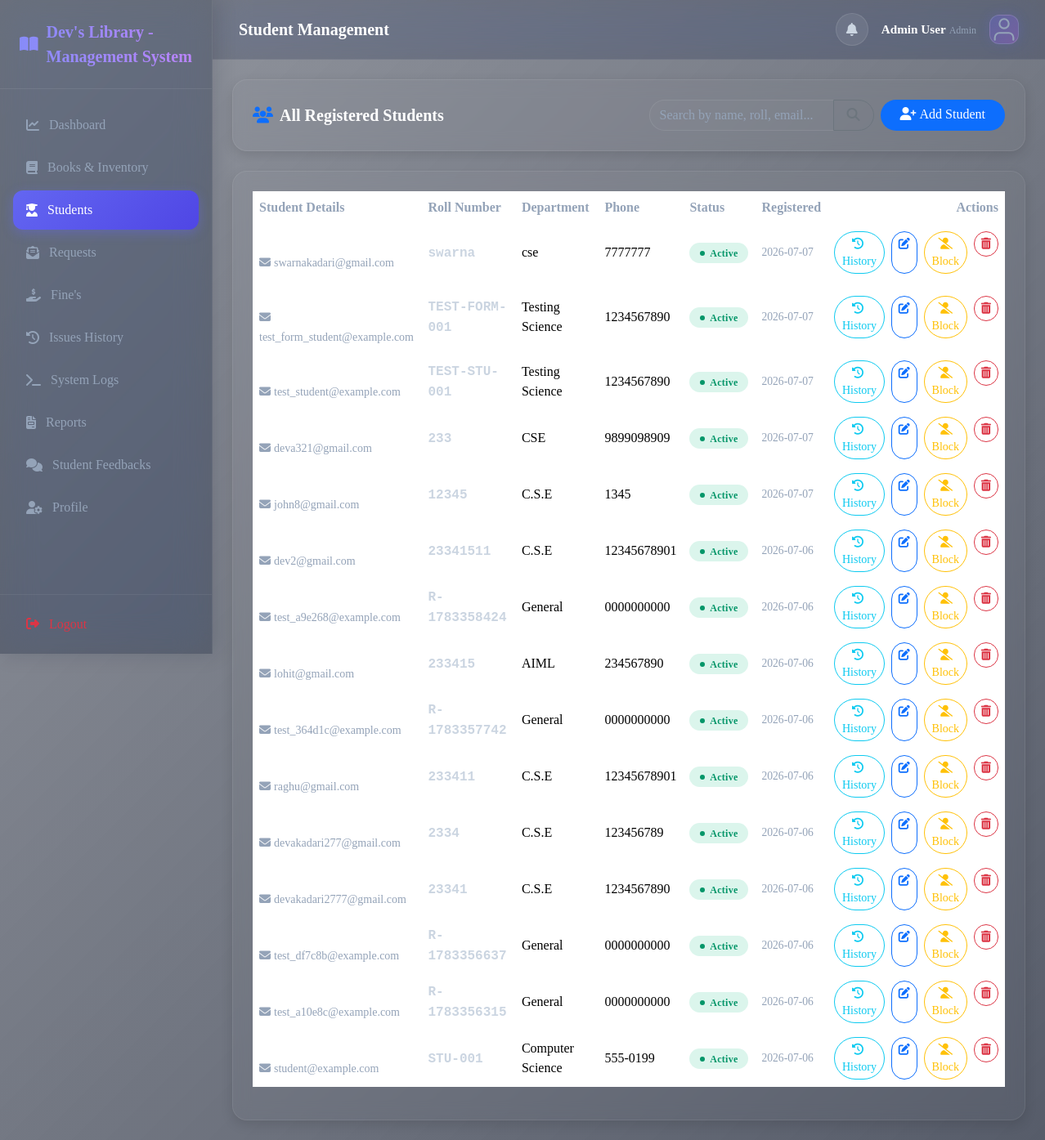
The app's page /students (signed in) with its own data.
### models.py (models this page shows, shortened)
class Admin(db.Model, UserMixin):
    __tablename__ = 'admins'
    id = db.Column(db.Integer, primary_key=True)
    full_name = db.Column(db.String(120), nullable=False)
    email = db.Column(db.String(120), unique=True, nullable=False)
    password_hash = db.Column(db.String(200), nullable=False)
    created_at = db.Column(db.DateTime, default=datetime.utcnow)
    image = db.Column(db.String(200), default='default-avatar.svg')
    @property
    def is_admin(self):
        return True
    @property
    def user_type(self):
        return 'Admin'

class Student(db.Model, UserMixin):
    __tablename__ = 'students'
    id = db.Column(db.Integer, primary_key=True)
    full_name = db.Column(db.String(120), nullable=False)
    email = db.Column(db.String(120), unique=True, nullable=False)
    password_hash = db.Column(db.String(200), nullable=False)
    roll_number = db.Column(db.String(50), unique=True, nullable=False)
    department = db.Column(db.String(120), nullable=False)
    phone = db.Column(db.String(20), nullable=False)
    address = db.Column(db.String(300), nullable=True)
    is_blocked = db.Column(db.Boolean, default=False)
    created_at = db.Column(db.DateTime, default=datetime.utcnow)
    image = db.Column(db.String(200), default='default-avatar.svg')
    issues = db.relationship('IssuedBook', backref='student', cascade='all, delete-orphan', lazy=True)
    requests = db.relationship('BookRequest', backref='student', cascade='all, delete-orphan', lazy=True)
    fines = db.relationship('FineRecord', backref='student', cascade='all, delete-orphan', lazy=True)
    transactions = db.relationship('Transaction', backref='student', cascade='all, delete-orphan', lazy=True)
    notifications = db.relationship('Notification', backref='student', cascade='all, delete-orphan', lazy=True)

### routes.py (the view, shortened to what this page needs)
@main.route('/students')
@login_required
@admin_required
def students_view():
    update_outstanding_fines()
    query = Student.query
    search = request.args.get('search', '').strip()
    students = query.order_by(Student.created_at.desc()).all()
    return render_template('students.html', students=students)

### models.py (called while the page is built)
@login_manager.user_loader
def load_user(user_id):
    if not user_id:
        return None
    user_type, _, uid = user_id.partition(':')
    if not uid.isdigit():
        return None
    if user_type == 'student':
        return Student.query.get(int(uid))
    if user_type == 'admin':
        return Admin.query.get(int(uid))
    return None

### routes.py (called while the page is built)
def admin_required(f):
    from functools import wraps
    @wraps(f)
    def decorated_function(*args, **kwargs):
        if not current_user.is_authenticated or not current_user.is_admin:
            flash('Access denied. Administrator privileges required.', 'danger')
            return redirect(url_for('main.dashboard'))
        return f(*args, **kwargs)
    return decorated_function

### utils.py (called while the page is built, shortened)
def update_outstanding_fines():
    from models import IssuedBook, FineRecord
    now = datetime.utcnow()
    overdue_issues = IssuedBook.query.filter(
        IssuedBook.status == 'Issued',
        IssuedBook.due_date < now
    ).all()
    try:
        db.session.commit()
    except Exception:
        db.session.rollback()

### templates/students.html (shortened to what this page needs)
{% extends 'base.html' %}
{% block page_title %}Student Management{% endblock %}
{% block content %}
<div class="card-glass p-4 mb-4">
  <div class="d-flex flex-wrap justify-content-between align-items-center gap-3">
    <h5 class="fw-bold m-0"><i class="fas fa-users me-2 text-primary"></i>All Registered Students</h5>
    <div class="d-flex gap-2">
      <form method="GET" action="{{ url_for('main.students_view') }}" class="d-flex align-items-center">
        <div class="input-group">
          <input type="text" name="search" class="form-control rounded-start-pill" placeholder="Search by name, roll, email..." value="{{ request.args.get('search', '') }}">
          <button class="btn btn-outline-secondary rounded-end-pill px-3" type="submit"><i class="fas fa-search"></i></button>
        </div>
      </form>
      <a href="{{ url_for('main.add_student') }}" class="btn btn-primary rounded-pill bg-primary-gradient border-0 px-4">
        <i class="fas fa-user-plus me-1"></i>Add Student
      </a>
    </div>
  </div>
</div>
<div class="card-glass p-4">
  <div class="table-responsive">
    <table class="table table-hover align-middle">
      <thead>
        <tr>
          <th>Student Details</th>
          <th>Roll Number</th>
          <th>Department</th>
          <th>Phone</th>
          <th>Status</th>
          <th>Registered</th>
          <th class="text-end">Actions</th>
        </tr>
      </thead>
      <tbody>
        {% for student in students %}
          <tr>
            <td>
              <div class="fw-bold text-dark">{{ student.full_name }}</div>
              <small class="text-muted"><i class="fas fa-envelope me-1"></i>{{ student.email }}</small>
            </td>
            <td>
              <span class="font-monospace fw-bold text-secondary">{{ student.roll_number }}</span>
            </td>
            <td>{{ student.department }}</td>
            <td>{{ student.phone }}</td>
            <td>
              {% if student.is_blocked %}
                <span class="badge badge-status badge-blocked">Blocked</span>
              {% else %}
                <span class="badge badge-status badge-active">Active</span>
              {% endif %}
            </td>
            <td style="font-size: 0.85rem;" class="text-muted">{{ student.created_at.strftime('%Y-%m-%d') }}</td>
            <td class="text-end">
              <div class="d-flex justify-content-end gap-2">
                <a href="{{ url_for('main.student_history', student_id=student.id) }}" class="btn btn-sm btn-outline-info rounded-pill" title="Borrowing History">
                  <i class="fas fa-history me-1"></i>History
                </a>
                <a href="{{ url_for('main.edit_student', student_id=student.id) }}" class="btn btn-sm btn-outline-primary rounded-pill" title="Edit Student">
                  <i class="fas fa-edit"></i>
                </a>
                <form action="{{ url_for('main.toggle_block_student', student_id=student.id) }}" method="POST" class="d-inline">
                  {% if student.is_blocked %}
                    <button type="submit" class="btn btn-sm btn-outline-success rounded-pill" title="Unblock Student">
                      <i class="fas fa-user-check"></i> Unblock
                    </button>
                  {% else %}
                    <button type="submit" class="btn btn-sm btn-outline-warning rounded-pill" title="Block Student">
                      <i class="fas fa-user-slash"></i> Block
                    </button>
                  {% endif %}
                </form>
                <form action="{{ url_for('main.delete_student', student_id=student.id) }}" method="POST" class="d-inline" onsubmit="return confirm('Are you sure you want to delete this student account permanently? This cannot be undone.');">
                  <button type="submit" class="btn btn-sm btn-outline-danger rounded-pill" title="Delete Account">
                    <i class="fas fa-trash-alt"></i>
                  </button>
                </form>
              </div>
            </td>
          </tr>
        {% else %}
          <tr>
            <td colspan="7" class="text-center text-muted py-4">No students registered yet or matches the search criteria.</td>
          </tr>
        {% endfor %}
      </tbody>
    </table>
  </div>
</div>
{% endblock %}

### templates/base.html (shortened to what this page needs)
<!DOCTYPE html>
<html lang="en">
<head>
  <link href="https://cdnjs.cloudflare.com/ajax/libs/font-awesome/6.4.0/css/all.min.css" rel="stylesheet" />
  <link href="https://cdnjs.cloudflare.com/ajax/libs/bootstrap/5.3.3/css/bootstrap.min.css" rel="stylesheet" />
  <link rel="stylesheet" href="{{ url_for('static', filename='css/app.css') }}" />
</head>
<body class="dashboard-page">
  <div class="app-wrapper">
    <aside class="sidebar">
      <div class="brand">
        <i class="fas fa-book-open"></i>
        <span> Dev's Library - Management System</span>
      </div>
      <ul class="sidebar-menu">
        {% if current_user.is_authenticated %}
        {% if current_user.is_admin %}
        <li class="{% if request.endpoint == 'main.dashboard' %}active{% endif %}">
          <a href="{{ url_for('main.dashboard') }}"><i class="fas fa-chart-line"></i> Dashboard</a>
        </li>
        <li class="{% if request.endpoint in ['main.books', 'main.add_book', 'main.edit_book'] %}active{% endif %}">
          <a href="{{ url_for('main.books') }}"><i class="fas fa-book"></i> Books & Inventory</a>
        </li>
        <li
          class="{% if request.endpoint in ['main.students_view', 'main.add_student', 'main.edit_student', 'main.student_history'] %}active{% endif %}">
          <a href="{{ url_for('main.students_view') }}"><i class="fas fa-user-graduate"></i> Students</a>
        </li>
        <li class="{% if request.endpoint == 'main.admin_requests' %}active{% endif %}">
          <a href="{{ url_for('main.admin_requests') }}">
            <i class="fas fa-envelope-open-text"></i> Requests
          </a>
        </li>
        <li class="{% if request.endpoint == 'main.fines_view' %}active{% endif %}">
          <a href="{{ url_for('main.fines_view') }}"><i class="fas fa-hand-holding-usd"></i> Fine's</a>
        </li>
        <li class="{% if request.endpoint == 'main.history' and not student_id %}active{% endif %}">
          <a href="{{ url_for('main.history') }}"><i class="fas fa-history"></i> Issues History</a>
        </li>
        <li class="{% if request.endpoint == 'main.logs_view' %}active{% endif %}">
          <a href="{{ url_for('main.logs_view') }}"><i class="fas fa-terminal"></i> System Logs</a>
        </li>
        <li class="{% if request.endpoint == 'main.reports_view' %}active{% endif %}">
          <a href="{{ url_for('main.reports_view') }}"><i class="fas fa-file-invoice"></i> Reports</a>
        </li>
        <li class="{% if request.endpoint == 'main.admin_feedback_view' %}active{% endif %}">
          <a href="{{ url_for('main.admin_feedback_view') }}"><i class="fas fa-comments"></i> Student Feedbacks</a>
        </li>
        <li class="{% if request.endpoint == 'main.profile' %}active{% endif %}">
          <a href="{{ url_for('main.profile') }}"><i class="fas fa-user-cog"></i> Profile</a>
        </li>
        {% endif %}
        {% endif %}
      </ul>
      <div class="sidebar-footer">
        <a href="{{ url_for('main.logout') }}" class="btn btn-outline-danger w-100 border-0 text-start ps-3 py-2">
          <i class="fas fa-sign-out-alt me-2"></i> Logout
        </a>
      </div>
    </aside>
    <main class="main-content">
      <nav class="top-navbar">
        <div class="d-flex align-items-center">
          <h1 class="page-title">
            {% block page_title %}Dashboard{% endblock %}
          </h1>
        </div>
        <div class="d-flex align-items-center gap-3">
          {% if current_user.is_authenticated %}
          <a href="{{ url_for('main.notifications') }}" class="btn btn-light position-relative p-2 rounded-circle"
            style="width:40px; height:40px;">
            <i class="fas fa-bell text-secondary"></i>
          </a>
          <div class="d-flex flex-column text-end d-none d-sm-block">
            <span class="fw-bold" style="font-size:0.95rem;">{{ current_user.full_name }}</span>
            <span class="text-muted" style="font-size:0.75rem;">{{ current_user.user_type }}</span>
          </div>
          <a href="{{ url_for('main.profile') }}">
            <img class="profile-avatar-circle"
              src="{{ url_for('static', filename='images/' + (current_user.image or 'default-avatar.svg')) }}"
              style="width:36px; height:36px; border-radius:12px; object-fit:cover; border: 1px solid rgba(255, 255, 255, 0.15); background: rgba(255,255,255,0.08);"
              alt="Avatar">
          </a>
          {% endif %}
        </div>
      </nav>
      <div class="container-fluid p-4">
        {% block content %}{% endblock %}
      </div>
    </main>
  </div>
</body>
</html>

### records on screen
Admin: full_name "Admin User", image (placeholder picture)
Student: email "swarnakadari@gmail.com", roll_number "swarna", department "cse", phone "7777777", is_blocked "Active", created_at "2026-07-07"
Student: email "test_form_student@example.com", roll_number "TEST-FORM-001", department "Testing Science", phone "1234567890", is_blocked "Active", created_at "2026-07-07"
Student: email "test_student@example.com", roll_number "TEST-STU-001", department "Testing Science", phone "1234567890", is_blocked "Active", created_at "2026-07-07"
Student: email "deva321@gmail.com", roll_number "233", department "CSE", phone "9899098909", is_blocked "Active", created_at "2026-07-07"
Student: email "john8@gmail.com", roll_number "12345", department "C.S.E", phone "1345", is_blocked "Active", created_at "2026-07-07"
Student: email "dev2@gmail.com", roll_number "23341511", department "C.S.E", phone "12345678901", is_blocked "Active", created_at "2026-07-06"
Student: email "test_a9e268@example.com", roll_number "R-1783358424", department "General", phone "0000000000", is_blocked "Active", created_at "2026-07-06"
Student: email "lohit@gmail.com", roll_number "233415", department "AIML", phone "234567890", is_blocked "Active", created_at "2026-07-06"
Student: email "test_364d1c@example.com", roll_number "R-1783357742", department "General", phone "0000000000", is_blocked "Active", created_at "2026-07-06"
Student: email "raghu@gmail.com", roll_number "233411", department "C.S.E", phone "12345678901", is_blocked "Active", created_at "2026-07-06"
Student: email "devakadari277@gmail.com", roll_number "2334", department "C.S.E", phone "123456789", is_blocked "Active", created_at "2026-07-06"
Student: email "devakadari2777@gmail.com", roll_number "23341", department "C.S.E", phone "1234567890", is_blocked "Active", created_at "2026-07-06"
Student: email "test_df7c8b@example.com", roll_number "R-1783356637", department "General", phone "0000000000", is_blocked "Active", created_at "2026-07-06"
Student: email "test_a10e8c@example.com", roll_number "R-1783356315", department "General", phone "0000000000", is_blocked "Active", created_at "2026-07-06"
Student: email "student@example.com", roll_number "STU-001", department "Computer Science", phone "555-0199", is_blocked "Active", created_at "2026-07-06"

### other values on screen
{{ current_user.user_type }} "Admin"
